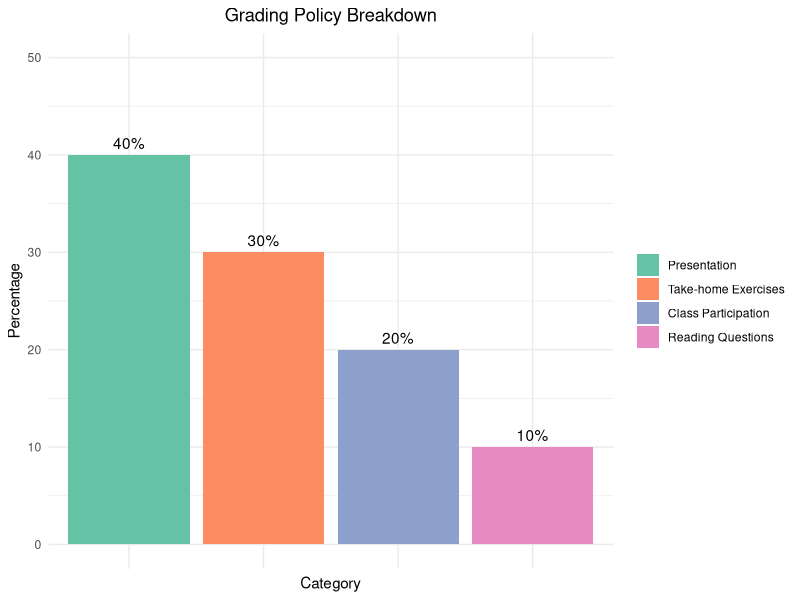

Write the R code that produced this figure.
## ---- chunk 1
knitr::opts_chunk$set(echo = FALSE)
## ---- chunk 2
# Load necessary library
library(ggplot2)

# Data for grading policy
grades <- data.frame(
  Category = c("Reading Questions", "Class Participation", "Take-home Exercises", "Presentation"),
  Percentage = c(10, 20, 30, 40)
)

# Reorder the levels of Category based on Percentage from higher to lower
grades$Category <- factor(grades$Category, levels = grades$Category[order(-grades$Percentage)])

# Create a bar chart
ggplot(grades, aes(x = reorder(Category, -Percentage), y = Percentage, fill = Category)) +
  geom_bar(stat = "identity") +
  geom_text(aes(label = paste0(Percentage, "%")), vjust = -0.5) +  # Add percentage labels
  theme_minimal() +
  labs(title = "Grading Policy Breakdown", x = "Category", y = "Percentage") +  # Remove x-axis label
  scale_fill_brewer(palette = "Set2") +
  ylim(0,50) +
  theme(legend.position = "right",  # Add legend for categories
        legend.title = element_blank(),  # Remove legend title
        axis.text.x = element_blank(),  # Remove x-axis text
        plot.title = element_text(hjust = 0.5))  # Center title
